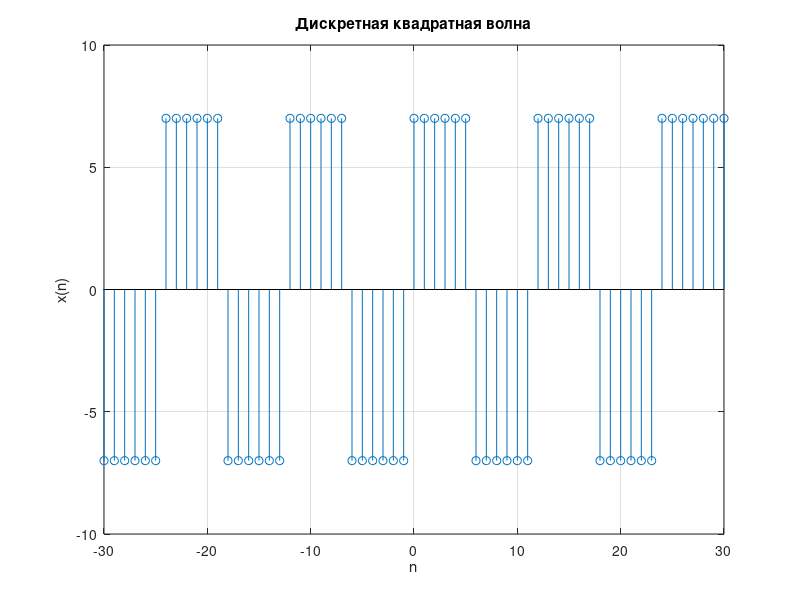

The MATLAB script that drew this image:
% Загружаем пакет signal
pkg load signal;

% Задаем параметры сигнала
A = 7;             % Амплитуда
omega = pi / 3;    % Частота в радианах
rho = 0.5;         % Коэффициент заполнения

% Создаем вектор времени n от -30 до 30
n = -30:30;

% Генерируем дискретную квадратную волну
x = A * square(omega * n * rho);

% Строим график дискретной последовательности
stem(n, x);
grid on;

% Добавляем подписи к осям для ясности
xlabel('n');
ylabel('x(n)');
title('Дискретная квадратная волна');

